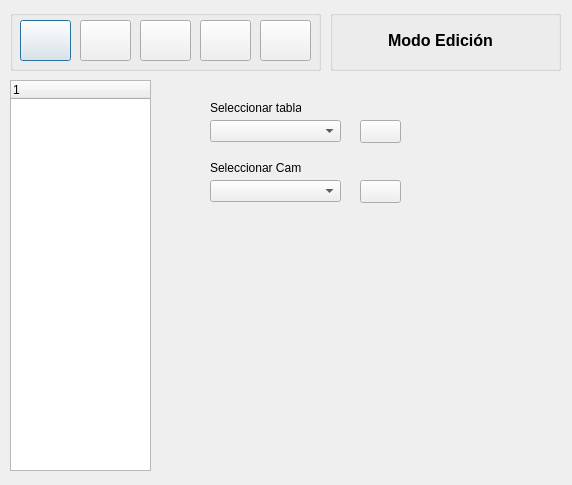
<?xml version="1.0" encoding="UTF-8"?>
<ui version="4.0">
 <class>Dialog</class>
 <widget class="QDialog" name="Dialog">
  <property name="geometry">
   <rect>
    <x>0</x>
    <y>0</y>
    <width>572</width>
    <height>485</height>
   </rect>
  </property>
  <property name="windowTitle">
   <string>Dialog</string>
  </property>
  <widget class="QGroupBox" name="groupBox_2">
   <property name="geometry">
    <rect>
     <x>330</x>
     <y>10</y>
     <width>231</width>
     <height>61</height>
    </rect>
   </property>
   <property name="title">
    <string/>
   </property>
   <widget class="QLabel" name="lblTituloForm">
    <property name="geometry">
     <rect>
      <x>10</x>
      <y>0</y>
      <width>201</width>
      <height>61</height>
     </rect>
    </property>
    <property name="text">
     <string notr="true">&lt;html&gt;&lt;head/&gt;&lt;body&gt;&lt;p align=&quot;center&quot;&gt;&lt;span style=&quot; font-size:12pt; font-weight:600;&quot;&gt;Modo Edición&lt;/span&gt;&lt;/p&gt;&lt;/body&gt;&lt;/html&gt;</string>
    </property>
    <property name="textFormat">
     <enum>Qt::RichText</enum>
    </property>
   </widget>
  </widget>
  <widget class="QGroupBox" name="groupBox">
   <property name="geometry">
    <rect>
     <x>10</x>
     <y>10</y>
     <width>311</width>
     <height>61</height>
    </rect>
   </property>
   <property name="title">
    <string/>
   </property>
   <widget class="QPushButton" name="btnVisualizar">
    <property name="geometry">
     <rect>
      <x>10</x>
      <y>10</y>
      <width>51</width>
      <height>41</height>
     </rect>
    </property>
    <property name="text">
     <string/>
    </property>
    <property name="icon">
     <iconset>
      <normaloff>../../../../../../Users/CastellDraco/Downloads/visible9 (1).png</normaloff>../../../../../../Users/CastellDraco/Downloads/visible9 (1).png</iconset>
    </property>
    <property name="iconSize">
     <size>
      <width>16</width>
      <height>16</height>
     </size>
    </property>
   </widget>
   <widget class="QPushButton" name="btnBuscarCampos">
    <property name="geometry">
     <rect>
      <x>190</x>
      <y>10</y>
      <width>51</width>
      <height>41</height>
     </rect>
    </property>
    <property name="text">
     <string/>
    </property>
    <property name="icon">
     <iconset>
      <normaloff>../../../../../../Users/CastellDraco/Downloads/zoom19 (1).png</normaloff>../../../../../../Users/CastellDraco/Downloads/zoom19 (1).png</iconset>
    </property>
   </widget>
   <widget class="QPushButton" name="btnEditar">
    <property name="geometry">
     <rect>
      <x>70</x>
      <y>10</y>
      <width>51</width>
      <height>41</height>
     </rect>
    </property>
    <property name="text">
     <string/>
    </property>
    <property name="icon">
     <iconset>
      <normaloff>../../../../../../Users/CastellDraco/Downloads/pencil63.png</normaloff>../../../../../../Users/CastellDraco/Downloads/pencil63.png</iconset>
    </property>
   </widget>
   <widget class="QPushButton" name="btnAdministrarBD">
    <property name="geometry">
     <rect>
      <x>250</x>
      <y>10</y>
      <width>51</width>
      <height>41</height>
     </rect>
    </property>
    <property name="text">
     <string/>
    </property>
    <property name="icon">
     <iconset>
      <normaloff>../../../../../../Users/CastellDraco/Downloads/png/database38.png</normaloff>../../../../../../Users/CastellDraco/Downloads/png/database38.png</iconset>
    </property>
   </widget>
   <widget class="QPushButton" name="btnCrearTabla">
    <property name="geometry">
     <rect>
      <x>130</x>
      <y>10</y>
      <width>51</width>
      <height>41</height>
     </rect>
    </property>
    <property name="text">
     <string/>
    </property>
    <property name="icon">
     <iconset>
      <normaloff>../../../../../../Users/CastellDraco/Downloads/png/little14.png</normaloff>../../../../../../Users/CastellDraco/Downloads/png/little14.png</iconset>
    </property>
   </widget>
  </widget>
  <widget class="QTreeWidget" name="twiVizualizacinTabla">
   <property name="geometry">
    <rect>
     <x>10</x>
     <y>80</y>
     <width>141</width>
     <height>391</height>
    </rect>
   </property>
   <property name="columnCount">
    <number>1</number>
   </property>
   <attribute name="headerVisible">
    <bool>true</bool>
   </attribute>
   <column>
    <property name="text">
     <string notr="true">1</string>
    </property>
   </column>
  </widget>
  <widget class="QComboBox" name="cboTablas">
   <property name="geometry">
    <rect>
     <x>210</x>
     <y>120</y>
     <width>131</width>
     <height>22</height>
    </rect>
   </property>
  </widget>
  <widget class="QLabel" name="label">
   <property name="geometry">
    <rect>
     <x>210</x>
     <y>100</y>
     <width>91</width>
     <height>16</height>
    </rect>
   </property>
   <property name="text">
    <string>Seleccionar tabla</string>
   </property>
  </widget>
  <widget class="QComboBox" name="cboCampos">
   <property name="geometry">
    <rect>
     <x>210</x>
     <y>180</y>
     <width>131</width>
     <height>22</height>
    </rect>
   </property>
  </widget>
  <widget class="QLabel" name="label_2">
   <property name="geometry">
    <rect>
     <x>210</x>
     <y>160</y>
     <width>91</width>
     <height>16</height>
    </rect>
   </property>
   <property name="text">
    <string>Seleccionar Campo</string>
   </property>
  </widget>
  <widget class="QPushButton" name="pushButton_2">
   <property name="geometry">
    <rect>
     <x>360</x>
     <y>120</y>
     <width>41</width>
     <height>23</height>
    </rect>
   </property>
   <property name="text">
    <string/>
   </property>
   <property name="icon">
    <iconset>
     <normaloff>../../../../../../Users/CastellDraco/Downloads/done (1).png</normaloff>../../../../../../Users/CastellDraco/Downloads/done (1).png</iconset>
   </property>
  </widget>
  <widget class="QPushButton" name="pushButton_3">
   <property name="geometry">
    <rect>
     <x>360</x>
     <y>180</y>
     <width>41</width>
     <height>23</height>
    </rect>
   </property>
   <property name="text">
    <string/>
   </property>
   <property name="icon">
    <iconset>
     <normaloff>../../../../../../Users/CastellDraco/Downloads/done (1).png</normaloff>../../../../../../Users/CastellDraco/Downloads/done (1).png</iconset>
   </property>
  </widget>
 </widget>
 <resources/>
 <connections/>
</ui>
